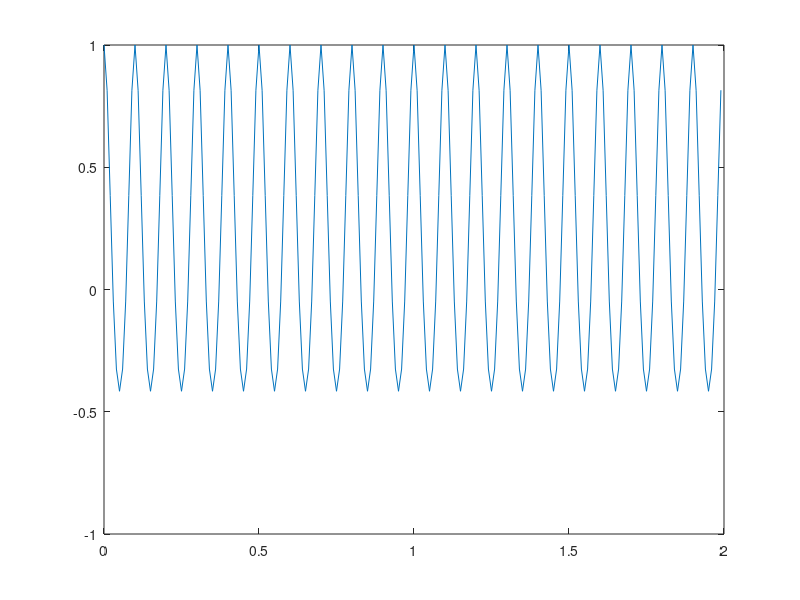

The MATLAB script that drew this image:
% unmodulated carrier peak amplitude
Ac = 1;

% carrier frequency
fc = 100;

% modulation frequency
fm  = 5;

% modulation index
m = 2;

L = 200;
t = (0: L-1)/fc;
y = Ac*cos(2*pi*fc*t - m*sin(2*pi*fm*t) );

plot(t, y);
%axis([0, L/fc, 0, 2]);